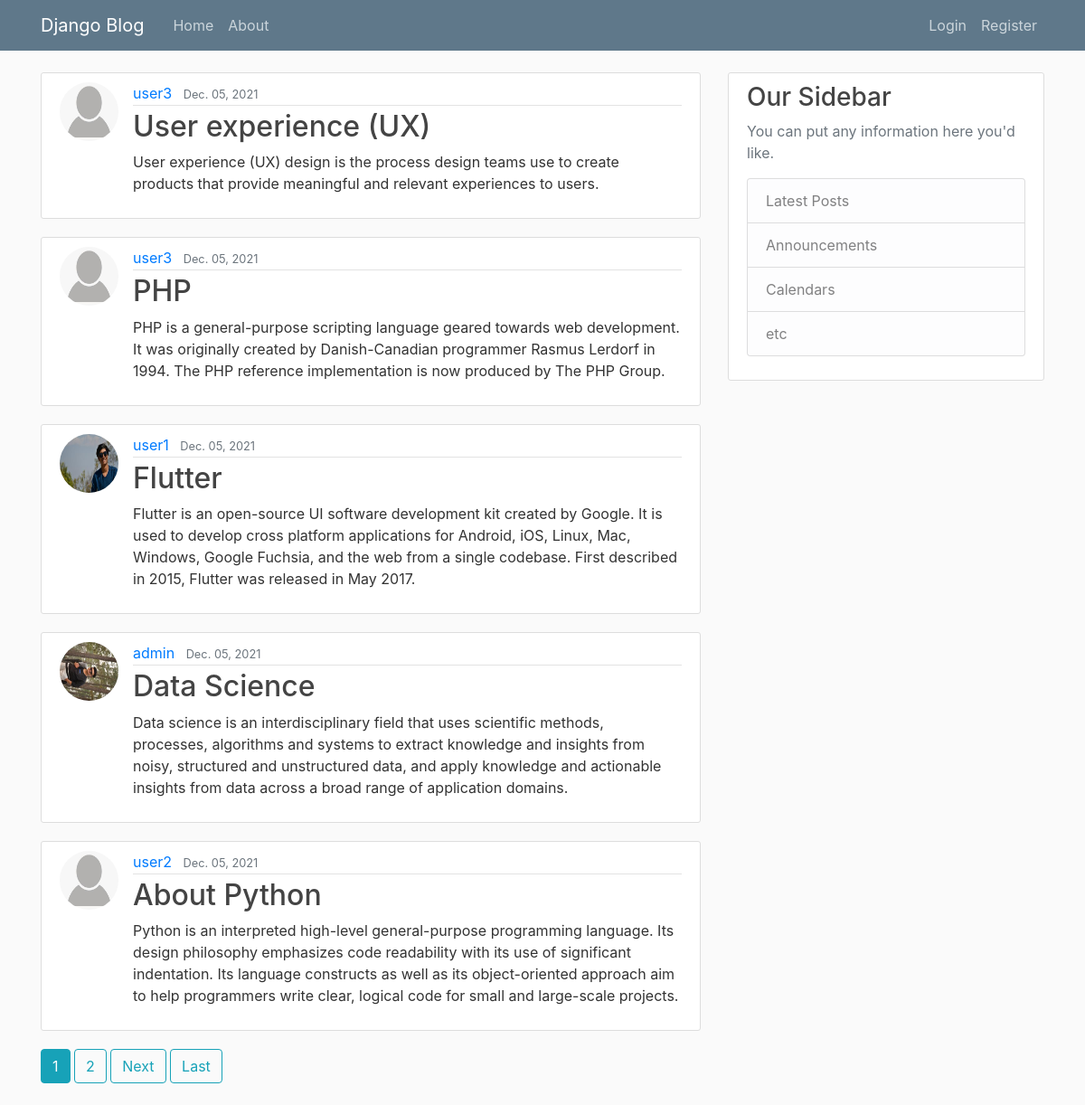
The page / on the database its author committed.
### blog/models.py (models this page shows, shortened)
class Post(models.Model):
    title = models.CharField(max_length=100)
    content = models.TextField()
    date_posted = models.DateTimeField(default=timezone.now)
    author = models.ForeignKey(User, on_delete=models.CASCADE)

### users/models.py (models this page shows, shortened)
class Profile(models.Model):
    user = models.OneToOneField(User, on_delete=models.CASCADE)
    image = models.ImageField(default = 'default.jpg', upload_to = 'profile_pics')

### blog/views.py (the view)
# urls.py: path('', PostListView.as_view(), name='blog-home'),
class PostListView(ListView):
    model = Post
    template_name = 'blog/home.html'
    context_object_name = 'posts'
    ordering = ['-date_posted']
    paginate_by = 5

### blog/templates/blog/home.html (shortened to what this page needs)
{% extends "blog/base.html" %}
{% block content %}
    {% for post in posts %}
    <article class="media content-section">
        <img class="rounded-circle article-img" src="{{ post.author.profile.image.url }}">
        <div class="media-body">
            <div class="article-metadata">
                <a class="mr-2" href="{% url 'user-posts' post.author.username %}">{{ post.author }}</a>
                <small class="text-muted">{{ post.date_posted|date:"N d, Y" }}</small>
            </div>
            <h2><a class="article-title" href="{% url 'post-detail' post.id %}">{{ post.title }}</a></h2>
            <p class="article-content">{{ post.content }}</p>
        </div>
    </article>
    {% endfor %}
    {% if is_paginated %}
        {% for num in page_obj.paginator.page_range %}
            {% if page_obj.number == num %}
                <a class="btn btn-info mb-4" href="?page={{ num }}">{{ num }}</a>
            {% elif num > page_obj.number|add:'-3' and num < page_obj.number|add:'3' %}
                <a class="btn btn-outline-info mb-4" href="?page={{ num }}">{{ num }}</a>
            {% endif %}
        {% endfor %}
        {% if page_obj.has_next %}
            <a class="btn btn-outline-info mb-4" href="?page={{ page_obj.next_page_number }}">Next</a>
            <a class="btn btn-outline-info mb-4" href="?page={{ page_obj.paginator.num_pages }}">Last</a>
        {% endif %}
    {% endif %}
{% endblock content %}

### blog/templates/blog/base.html (shortened to what this page needs)
{% load static %}
<!DOCTYPE html>
<html lang="en">
<head>
    <link rel="stylesheet" href="https://maxcdn.bootstrapcdn.com/bootstrap/4.0.0/css/bootstrap.min.css"
>
    <link rel="stylesheet" type="text/css" href="{% static 'blog/main.css' %}">
</head>
<body>
    <header class="site-header">
        <nav class="navbar navbar-expand-md navbar-dark bg-steel fixed-top">
            <div class="container">
                <a class="navbar-brand mr-4" href="/">Django Blog</a>
                <div class="collapse navbar-collapse" id="navbarToggle">
                    <div class="navbar-nav mr-auto">
                        <a class="nav-item nav-link" href="/">Home</a>
                        <a class="nav-item nav-link" href="/about">About</a>
                    </div>
                    <div class="navbar-nav">
                        {% if user.is_authenticated %}
                            <!-- <div style="color: white; margin-right: 1%; ">
                                <span>Welcome {{request.user}}</span>
                            </div> -->
                            <a class="nav-item nav-link" href="{% url 'post-create' %}">New Post</a>
                            <a class="nav-item nav-link" href="{% url 'profile' %}">profile</a>
                            <a class="nav-item nav-link" href="{% url 'logout' %}">Logout</a>
                        {% else %}
                            <a class="nav-item nav-link" href="{% url 'login' %}">Login</a>
                            <a class="nav-item nav-link" href="{% url 'register' %}">Register</a>
                        {% endif %}
                    </div>
                </div>
            </div>
        </nav>
    </header>
    <main role="main" class="container">
        <div class="row">
            <div class="col-md-8">
                {% block content %}
                {% endblock %}
            </div>
            <div class="col-md-4">
                <div class="content-section">
                    <h3>Our Sidebar</h3>
                    <p class='text-muted'>You can put any information here you'd like.
                    <ul class="list-group">
                        <li class="list-group-item list-group-item-light">Latest Posts</li>
                        <li class="list-group-item list-group-item-light">Announcements</li>
                        <li class="list-group-item list-group-item-light">Calendars</li>
                        <li class="list-group-item list-group-item-light">etc</li>
                    </ul>
                    </p>
                </div>
            </div>
        </div>
    </main>
</body>
</html>

### blog/static/blog/main.css (style rules this page uses)
body { background: #fafafa; color: #333333; margin-top: 5rem; }
h1, h2, h3, h4, h5, h6 { color: #444444; }
ul { margin: 0; }
.bg-steel { background-color: #5f788a; }
.site-header .navbar-nav .nav-link { color: #cbd5db; }
.content-section { background: #ffffff; padding: 10px 20px; border: 1px solid #dddddd; border-radius: 3px; margin-bottom: 20px; }
.article-title { color: #444444; }
.article-content { white-space: pre-line; }
.article-img { height: 65px; width: 65px; margin-right: 16px; }
.article-metadata { padding-bottom: 1px; margin-bottom: 4px; border-bottom: 1px solid #e3e3e3 }

### rows shown on the page
Post: author.profile.image (placeholder picture), author "user3", date_posted "Dec. 05, 2021", title "User experience (UX)", content "User experience (UX) design is the process design teams use to create products that provide meaningful and relevant experiences to users."
Post: author.profile.image (placeholder picture), author "user3", date_posted "Dec. 05, 2021", title "PHP", content "PHP is a general-purpose scripting language geared towards web development. It was originally created by Danish-Canadian programmer Rasmus Lerdorf in 1994. The PHP reference implementation is now produced by The PHP Group."
Post: author.profile.image (picture), author "user1", date_posted "Dec. 05, 2021", title "Flutter", content "Flutter is an open-source UI software development kit created by Google. It is used to develop cross platform applications for Android, iOS, Linux, Mac, Windows, Google Fuchsia, and the web from a single codebase. First described in 2015, Flutter was released in May 2017."
Post: author.profile.image (picture), author "admin", date_posted "Dec. 05, 2021", title "Data Science", content "Data science is an interdisciplinary field that uses scientific methods, processes, algorithms and systems to extract knowledge and insights from noisy, structured and unstructured data, and apply knowledge and actionable insights from data across a broad range of application domains."
Post: author.profile.image (placeholder picture), author "user2", date_posted "Dec. 05, 2021", title "About Python", content "Python is an interpreted high-level general-purpose programming language. Its design philosophy emphasizes code readability with its use of significant indentation. Its language constructs as well as its object-oriented approach aim to help programmers write clear, logical code for small and large-scale projects."

### other values the page prints
{{ num }} "1"
{{ num }} "2"
